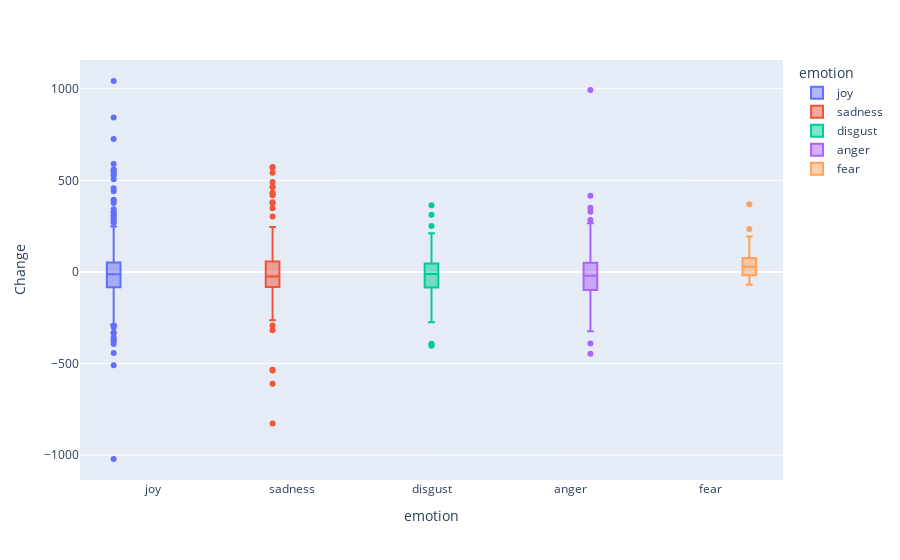
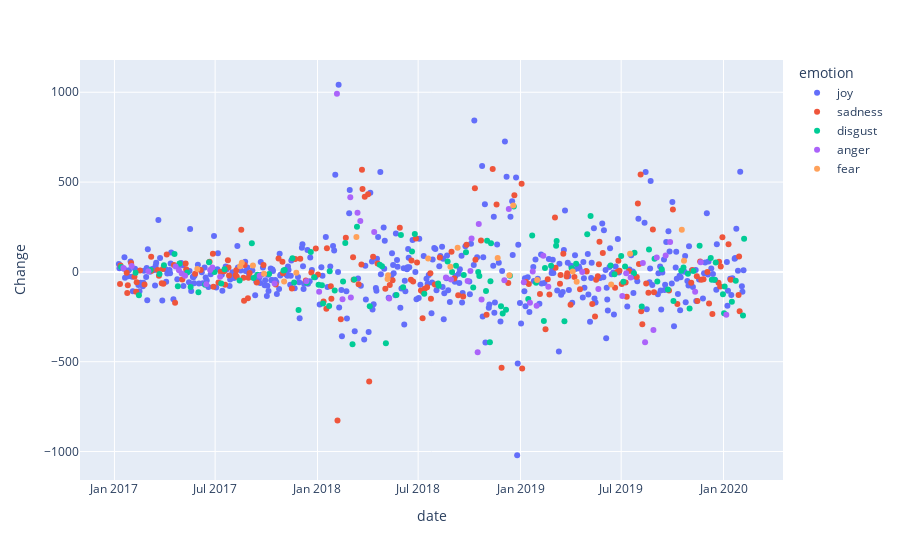

Notebook code cell kept with these figures, in order:
### Code cell
financial_analysis(twitter_d, DowJones, "DowJones")

### Figure 1 — Plotly figure (JSON) as saved in the notebook; plotly's stock layout.template omitted (floating-point values rounded to 4 significant figures; data arrays with more than 128 entries replaced by an {"elided": "..."} marker saying what was removed)
{"data": [{"alignmentgroup": "True", "hovertemplate": "emotion=%{x}<br>Change=%{y}<extra></extra>", "legendgroup": "joy", "marker": {"color": "#636efa"}, "name": "joy", "notched": false, "offsetgroup": "joy", "orientation": "v", "showlegend": true, "type": "box", "x": {"elided": "399 str values"}, "x0": " ", "xaxis": "x", "y": {"elided": "399 float values"}, "y0": " ", "yaxis": "y"}, {"alignmentgroup": "True", "hovertemplate": "emotion=%{x}<br>Change=%{y}<extra></extra>", "legendgroup": "sadness", "marker": {"color": "#EF553B"}, "name": "sadness", "notched": false, "offsetgroup": "sadness", "orientation": "v", "showlegend": true, "type": "box", "x": {"elided": "178 str values"}, "x0": " ", "xaxis": "x", "y": {"elided": "178 float values"}, "y0": " ", "yaxis": "y"}, {"alignmentgroup": "True", "hovertemplate": "emotion=%{x}<br>Change=%{y}<extra></extra>", "legendgroup": "disgust", "marker": {"color": "#00cc96"}, "name": "disgust", "notched": false, "offsetgroup": "disgust", "orientation": "v", "showlegend": true, "type": "box", "x": ["disgust", "disgust", "disgust", "disgust", "disgust", "disgust", "disgust", "disgust", "disgust", "disgust", "disgust", "disgust", "disgust", "disgust", "disgust", "disgust", "disgust", "disgust", "disgust", "disgust", "disgust", "disgust", "disgust", "disgust", "disgust", "disgust", "disgust", "disgust", "disgust", "disgust", "disgust", "disgust", "disgust", "disgust", "disgust", "disgust", "disgust", "disgust", "disgust", "disgust", "disgust", "disgust", "disgust", "disgust", "disgust", "disgust", "disgust", "disgust", "disgust", "disgust", "disgust", "disgust", "disgust", "disgust", "disgust", "disgust", "disgust", "disgust", "disgust", "disgust", "disgust", "disgust", "disgust", "disgust", "disgust", "disgust", "disgust", "disgust", "disgust", "disgust", "disgust", "disgust", "disgust", "disgust", "disgust", "disgust", "disgust", "disgust", "disgust", "disgust", "disgust", "disgust", "disgust", "disgust", "disgust", "disgust", "disgust", "disgust", "disgust", "disgust", "disgust", "disgust", "disgust", "disgust", "disgust", "disgust", "disgust", "disgust", "disgust", "disgust", "disgust", "disgust", "disgust", "disgust", "disgust", "disgust", "disgust", "disgust", "disgust", "disgust", "disgust", "disgust", "disgust", "disgust", "disgust"], "x0": " ", "xaxis": "x", "y": [26.8, -5.1, -130.2, 10.1, -11.5, 37.1, 99, -80.6, 46.9, -3.4, -83.4, -113.6, -71.6, 54.1, -1, -64.2, 15.2, -48.1, 159.1, -33.4, -15.9, -11.6, 7.9, 10.4, 75.5, -59.6, -211.5, -60.2, 111.4, -30.4, -72.2, -73.8, -176.1, -189.3, 4.1, -103.7, -53.4, 160.2, -403.4, -41.8, 250.7, -191.3, 39.4, 31, -397.3, -129.1, 204.9, -86.1, 113.4, 210.9, -122, -64.8, -77.3, 57.9, 0, 34.5, -17.2, 109.4, -87.3, -0.8, -23.2, -106.9, 172.8, -391.8, -51.6, 159.8, -191.7, -231.3, -210.2, -21.5, 364.5, -151.5, 203.3, -60.3, -273.7, 21.3, 34.2, 145.3, 172.2, -274.1, 19.9, 45.2, 208.9, 311.8, 35.5, -13.8, 88.4, -54.4, 29.5, -7.7, 106.4, -192.8, 124.4, 73.1, -53.5, 14.9, -98.5, -162, 6.5, 25, -10.4, -204.4, 5, 145.7, 77.5, -44, -44.2, 52.2, -123.8, -229.8, -81.6, -165.7, -49.1, -242.1, 184.4], "y0": " ", "yaxis": "y"}, {"alignmentgroup": "True", "hovertemplate": "emotion=%{x}<br>Change=%{y}<extra></extra>", "legendgroup": "anger", "marker": {"color": "#ab63fa"}, "name": "anger", "notched": false, "offsetgroup": "anger", "orientation": "v", "showlegend": true, "type": "box", "x": ["anger", "anger", "anger", "anger", "anger", "anger", "anger", "anger", "anger", "anger", "anger", "anger", "anger", "anger", "anger", "anger", "anger", "anger", "anger", "anger", "anger", "anger", "anger", "anger", "anger", "anger", "anger", "anger", "anger", "anger", "anger", "anger", "anger", "anger", "anger", "anger", "anger", "anger", "anger", "anger", "anger", "anger", "anger", "anger", "anger", "anger", "anger", "anger", "anger", "anger", "anger", "anger", "anger"], "x0": " ", "xaxis": "x", "y": [22.1, 32.9, 3, 30.3, 9.8, -8.7, -21, -68.2, 10.7, 25.1, -27.3, -21.1, -64, -51.8, -110.3, 992.1, -152.5, 415.1, -143.2, 328.9, 282.8, 222.7, -147.9, -31, -42, -50.7, 5.1, 185.7, -446.9, 266.1, -153, -46.9, 349.7, -57.1, -172.2, 1.6, -188.3, 89.7, -82.2, -0.3, -95, -133.7, -8.2, -31, 49.7, -391, -323.1, 80.2, 91.3, 167, -110.8, 54, -237.9], "y0": " ", "yaxis": "y"}, {"alignmentgroup": "True", "hovertemplate": "emotion=%{x}<br>Change=%{y}<extra></extra>", "legendgroup": "fear", "marker": {"color": "#FFA15A"}, "name": "fear", "notched": false, "offsetgroup": "fear", "orientation": "v", "showlegend": true, "type": "box", "x": ["fear", "fear", "fear", "fear", "fear", "fear", "fear", "fear", "fear", "fear", "fear", "fear", "fear", "fear", "fear", "fear", "fear", "fear", "fear", "fear", "fear", "fear", "fear"], "x0": " ", "xaxis": "x", "y": [16, 30.9, 50.4, 35.6, -9.8, -53, -5.2, 193.8, -39.7, -18.9, 74.7, 28.7, 134.8, 77, -18.2, 369.7, -45.2, 2.6, -54.5, -69.8, 101.1, 234.3, 62.3], "y0": " ", "yaxis": "y"}], "layout": {"boxmode": "group", "legend": {"title": {"text": "emotion"}, "tracegroupgap": 0}, "margin": {"t": 60}, "xaxis": {"anchor": "y", "categoryarray": ["joy", "sadness", "disgust", "anger", "fear"], "categoryorder": "array", "domain": [0, 1], "title": {"text": "emotion"}}, "yaxis": {"anchor": "x", "domain": [0, 1], "title": {"text": "Change"}}}}

### Figure 2 — Plotly figure (JSON) as saved in the notebook; plotly's stock layout.template omitted (floating-point values rounded to 4 significant figures; data arrays with more than 128 entries replaced by an {"elided": "..."} marker saying what was removed)
{"data": [{"hovertemplate": "emotion=joy<br>date=%{x}<br>Change=%{y}<extra></extra>", "legendgroup": "joy", "marker": {"color": "#636efa", "symbol": "circle"}, "mode": "markers", "name": "joy", "showlegend": true, "type": "scatter", "x": {"elided": "399 str values"}, "xaxis": "x", "y": {"elided": "399 float values"}, "yaxis": "y"}, {"hovertemplate": "emotion=sadness<br>date=%{x}<br>Change=%{y}<extra></extra>", "legendgroup": "sadness", "marker": {"color": "#EF553B", "symbol": "circle"}, "mode": "markers", "name": "sadness", "showlegend": true, "type": "scatter", "x": {"elided": "178 str values"}, "xaxis": "x", "y": {"elided": "178 float values"}, "yaxis": "y"}, {"hovertemplate": "emotion=disgust<br>date=%{x}<br>Change=%{y}<extra></extra>", "legendgroup": "disgust", "marker": {"color": "#00cc96", "symbol": "circle"}, "mode": "markers", "name": "disgust", "showlegend": true, "type": "scatter", "x": ["2017-01-13", "2017-02-08", "2017-02-14", "2017-03-07", "2017-03-23", "2017-03-31", "2017-04-19", "2017-04-25", "2017-04-28", "2017-05-12", "2017-05-18", "2017-06-01", "2017-06-13", "2017-06-20", "2017-06-30", "2017-07-12", "2017-07-18", "2017-08-14", "2017-09-05", "2017-09-08", "2017-09-15", "2017-10-06", "2017-11-01", "2017-11-03", "2017-11-17", "2017-11-20", "2017-11-28", "2017-12-13", "2017-12-20", "2017-12-26", "2018-01-03", "2018-01-09", "2018-01-11", "2018-01-22", "2018-01-23", "2018-02-01", "2018-02-16", "2018-02-20", "2018-03-05", "2018-03-08", "2018-03-13", "2018-04-05", "2018-04-23", "2018-04-27", "2018-05-04", "2018-05-23", "2018-05-31", "2018-06-04", "2018-06-20", "2018-06-25", "2018-07-12", "2018-08-06", "2018-08-07", "2018-08-23", "2018-08-31", "2018-09-07", "2018-09-21", "2018-09-25", "2018-10-08", "2018-10-17", "2018-10-19", "2018-10-31", "2018-11-02", "2018-11-07", "2018-11-08", "2018-11-09", "2018-11-27", "2018-11-30", "2018-12-06", "2018-12-13", "2018-12-20", "2019-01-15", "2019-01-22", "2019-01-29", "2019-02-12", "2019-02-14", "2019-02-25", "2019-03-06", "2019-03-07", "2019-03-21", "2019-04-03", "2019-04-11", "2019-05-01", "2019-05-07", "2019-06-12", "2019-06-19", "2019-07-01", "2019-07-05", "2019-07-08", "2019-07-24", "2019-07-25", "2019-08-07", "2019-08-20", "2019-08-30", "2019-09-04", "2019-09-12", "2019-09-23", "2019-10-03", "2019-10-17", "2019-10-21", "2019-10-29", "2019-11-01", "2019-11-08", "2019-11-19", "2019-12-09", "2019-12-11", "2019-12-16", "2019-12-18", "2019-12-31", "2020-01-02", "2020-01-03", "2020-01-16", "2020-01-23", "2020-02-05", "2020-02-07"], "xaxis": "x", "y": [26.8, -5.1, -130.2, 10.1, -11.5, 37.1, 99, -80.6, 46.9, -3.4, -83.4, -113.6, -71.6, 54.1, -1, -64.2, 15.2, -48.1, 159.1, -33.4, -15.9, -11.6, 7.9, 10.4, 75.5, -59.6, -211.5, -60.2, 111.4, -30.4, -72.2, -73.8, -176.1, -189.3, 4.1, -103.7, -53.4, 160.2, -403.4, -41.8, 250.7, -191.3, 39.4, 31, -397.3, -129.1, 204.9, -86.1, 113.4, 210.9, -122, -64.8, -77.3, 57.9, 0, 34.5, -17.2, 109.4, -87.3, -0.8, -23.2, -106.9, 172.8, -391.8, -51.6, 159.8, -191.7, -231.3, -210.2, -21.5, 364.5, -151.5, 203.3, -60.3, -273.7, 21.3, 34.2, 145.3, 172.2, -274.1, 19.9, 45.2, 208.9, 311.8, 35.5, -13.8, 88.4, -54.4, 29.5, -7.7, 106.4, -192.8, 124.4, 73.1, -53.5, 14.9, -98.5, -162, 6.5, 25, -10.4, -204.4, 5, 145.7, 77.5, -44, -44.2, 52.2, -123.8, -229.8, -81.6, -165.7, -49.1, -242.1, 184.4], "yaxis": "y"}, {"hovertemplate": "emotion=anger<br>date=%{x}<br>Change=%{y}<extra></extra>", "legendgroup": "anger", "marker": {"color": "#ab63fa", "symbol": "circle"}, "mode": "markers", "name": "anger", "showlegend": true, "type": "scatter", "x": ["2017-01-17", "2017-02-01", "2017-03-03", "2017-04-21", "2017-04-27", "2017-05-02", "2017-05-08", "2017-06-15", "2017-06-22", "2017-06-26", "2017-07-10", "2017-09-19", "2017-10-16", "2017-12-12", "2018-01-04", "2018-02-05", "2018-02-15", "2018-03-01", "2018-03-02", "2018-03-14", "2018-03-19", "2018-04-13", "2018-05-10", "2018-08-20", "2018-08-29", "2018-09-28", "2018-10-03", "2018-10-05", "2018-10-16", "2018-10-18", "2018-10-23", "2018-12-03", "2018-12-11", "2019-01-07", "2019-01-18", "2019-01-23", "2019-01-30", "2019-02-11", "2019-02-20", "2019-04-22", "2019-05-21", "2019-07-03", "2019-07-10", "2019-07-18", "2019-08-09", "2019-08-13", "2019-08-28", "2019-09-03", "2019-09-19", "2019-09-27", "2019-11-11", "2019-11-21", "2020-01-06"], "xaxis": "x", "y": [22.1, 32.9, 3, 30.3, 9.8, -8.7, -21, -68.2, 10.7, 25.1, -27.3, -21.1, -64, -51.8, -110.3, 992.1, -152.5, 415.1, -143.2, 328.9, 282.8, 222.7, -147.9, -31, -42, -50.7, 5.1, 185.7, -446.9, 266.1, -153, -46.9, 349.7, -57.1, -172.2, 1.6, -188.3, 89.7, -82.2, -0.3, -95, -133.7, -8.2, -31, 49.7, -391, -323.1, 80.2, 91.3, 167, -110.8, 54, -237.9], "yaxis": "y"}, {"hovertemplate": "emotion=fear<br>date=%{x}<br>Change=%{y}<extra></extra>", "legendgroup": "fear", "marker": {"color": "#FFA15A", "symbol": "circle"}, "mode": "markers", "name": "fear", "showlegend": true, "type": "scatter", "x": ["2017-05-30", "2017-08-15", "2017-08-18", "2017-09-07", "2017-09-27", "2017-11-02", "2017-11-24", "2018-03-12", "2018-05-07", "2018-05-08", "2018-07-19", "2018-08-28", "2018-09-10", "2018-11-21", "2018-12-12", "2018-12-19", "2019-01-31", "2019-04-05", "2019-04-12", "2019-06-13", "2019-07-17", "2019-10-18", "2019-10-22"], "xaxis": "x", "y": [16, 30.9, 50.4, 35.6, -9.8, -53, -5.2, 193.8, -39.7, -18.9, 74.7, 28.7, 134.8, 77, -18.2, 369.7, -45.2, 2.6, -54.5, -69.8, 101.1, 234.3, 62.3], "yaxis": "y"}], "layout": {"legend": {"title": {"text": "emotion"}, "tracegroupgap": 0}, "margin": {"t": 60}, "xaxis": {"anchor": "y", "domain": [0, 1], "title": {"text": "date"}}, "yaxis": {"anchor": "x", "domain": [0, 1], "title": {"text": "Change"}}}}
